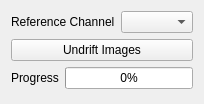
         <widget class="QWidget" name="page_5">
          <property name="geometry">
           <rect>
            <x>0</x>
            <y>0</y>
            <width>187</width>
            <height>104</height>
           </rect>
          </property>
          <attribute name="label">
           <string>Undrift Images</string>
          </attribute>
          <layout class="QVBoxLayout" name="verticalLayout_40">
           <item>
            <layout class="QFormLayout" name="formLayout_36">
             <item row="0" column="1">
              <widget class="QComboBox" name="undrift_channel"/>
             </item>
             <item row="0" column="0">
              <widget class="QLabel" name="label_132">
               <property name="text">
                <string>Reference Channel</string>
               </property>
              </widget>
             </item>
            </layout>
           </item>
           <item>
            <widget class="QPushButton" name="undrift_images">
             <property name="text">
              <string>Undrift Images</string>
             </property>
            </widget>
           </item>
           <item>
            <layout class="QFormLayout" name="formLayout_37">
             <item row="0" column="0">
              <widget class="QLabel" name="label_133">
               <property name="text">
                <string>Progress</string>
               </property>
              </widget>
             </item>
             <item row="0" column="1">
              <widget class="QProgressBar" name="undrift_progressbar">
               <property name="value">
                <number>0</number>
               </property>
               <property name="textVisible">
                <bool>true</bool>
               </property>
              </widget>
             </item>
            </layout>
           </item>
           <item>
            <spacer name="verticalSpacer_59">
             <property name="orientation">
              <enum>Qt::Vertical</enum>
             </property>
             <property name="sizeHint" stdset="0">
              <size>
               <width>20</width>
               <height>40</height>
              </size>
             </property>
            </spacer>
           </item>
          </layout>
         </widget>
